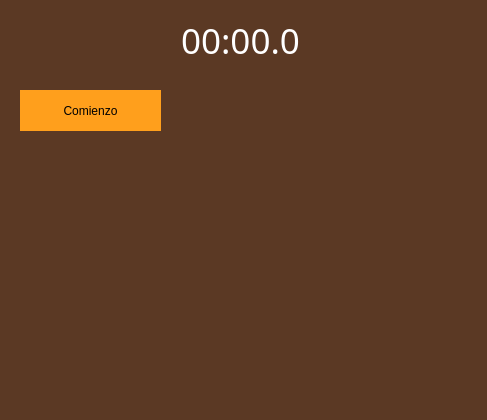
<?xml version="1.0" encoding="UTF-8"?>
<ui version="4.0">
 <class>Fotograma</class>
 <widget class="QDialog" name="Fotograma">
  <property name="geometry">
   <rect>
    <x>0</x>
    <y>0</y>
    <width>487</width>
    <height>420</height>
   </rect>
  </property>
  <property name="minimumSize">
   <size>
    <width>420</width>
    <height>420</height>
   </size>
  </property>
  <property name="maximumSize">
   <size>
    <width>520</width>
    <height>420</height>
   </size>
  </property>
  <property name="windowTitle">
   <string>Fotografía caballo</string>
  </property>
  <widget class="QLabel" name="label_fondo_foto">
   <property name="geometry">
    <rect>
     <x>0</x>
     <y>0</y>
     <width>520</width>
     <height>460</height>
    </rect>
   </property>
   <property name="minimumSize">
    <size>
     <width>520</width>
     <height>460</height>
    </size>
   </property>
   <property name="maximumSize">
    <size>
     <width>520</width>
     <height>460</height>
    </size>
   </property>
   <property name="styleSheet">
    <string notr="true">background-color: rgb(91, 57, 36);</string>
   </property>
   <property name="text">
    <string/>
   </property>
   <property name="scaledContents">
    <bool>true</bool>
   </property>
  </widget>
  <widget class="QLabel" name="label_foto">
   <property name="geometry">
    <rect>
     <x>20</x>
     <y>90</y>
     <width>441</width>
     <height>320</height>
    </rect>
   </property>
   <property name="minimumSize">
    <size>
     <width>400</width>
     <height>300</height>
    </size>
   </property>
   <property name="maximumSize">
    <size>
     <width>480</width>
     <height>360</height>
    </size>
   </property>
   <property name="styleSheet">
    <string notr="true"/>
   </property>
   <property name="text">
    <string/>
   </property>
   <property name="scaledContents">
    <bool>true</bool>
   </property>
  </widget>
  <widget class="QLabel" name="label_numero_vuelta">
   <property name="geometry">
    <rect>
     <x>20</x>
     <y>90</y>
     <width>141</width>
     <height>41</height>
    </rect>
   </property>
   <property name="styleSheet">
    <string notr="true">font: bold 9pt &quot;AcadEref&quot;;
color: rgb(0,0,0);
background-color: rgb(255, 159, 28);</string>
   </property>
   <property name="text">
    <string>Comienzo</string>
   </property>
   <property name="alignment">
    <set>Qt::AlignCenter</set>
   </property>
  </widget>
  <widget class="QWidget" name="horizontalLayoutWidget">
   <property name="geometry">
    <rect>
     <x>0</x>
     <y>0</y>
     <width>481</width>
     <height>80</height>
    </rect>
   </property>
   <layout class="QHBoxLayout" name="horizontalLayout">
    <item>
     <widget class="QLabel" name="label_tiempo">
      <property name="font">
       <font>
        <family>Arial Black</family>
        <pointsize>26</pointsize>
        <weight>10</weight>
        <italic>false</italic>
        <bold>false</bold>
       </font>
      </property>
      <property name="styleSheet">
       <string notr="true">color: rgb(255, 255, 255);
font: 87 26pt &quot;Arial Black&quot;;</string>
      </property>
      <property name="text">
       <string>00:00.0</string>
      </property>
      <property name="alignment">
       <set>Qt::AlignCenter</set>
      </property>
     </widget>
    </item>
   </layout>
  </widget>
 </widget>
 <resources/>
 <connections/>
</ui>
